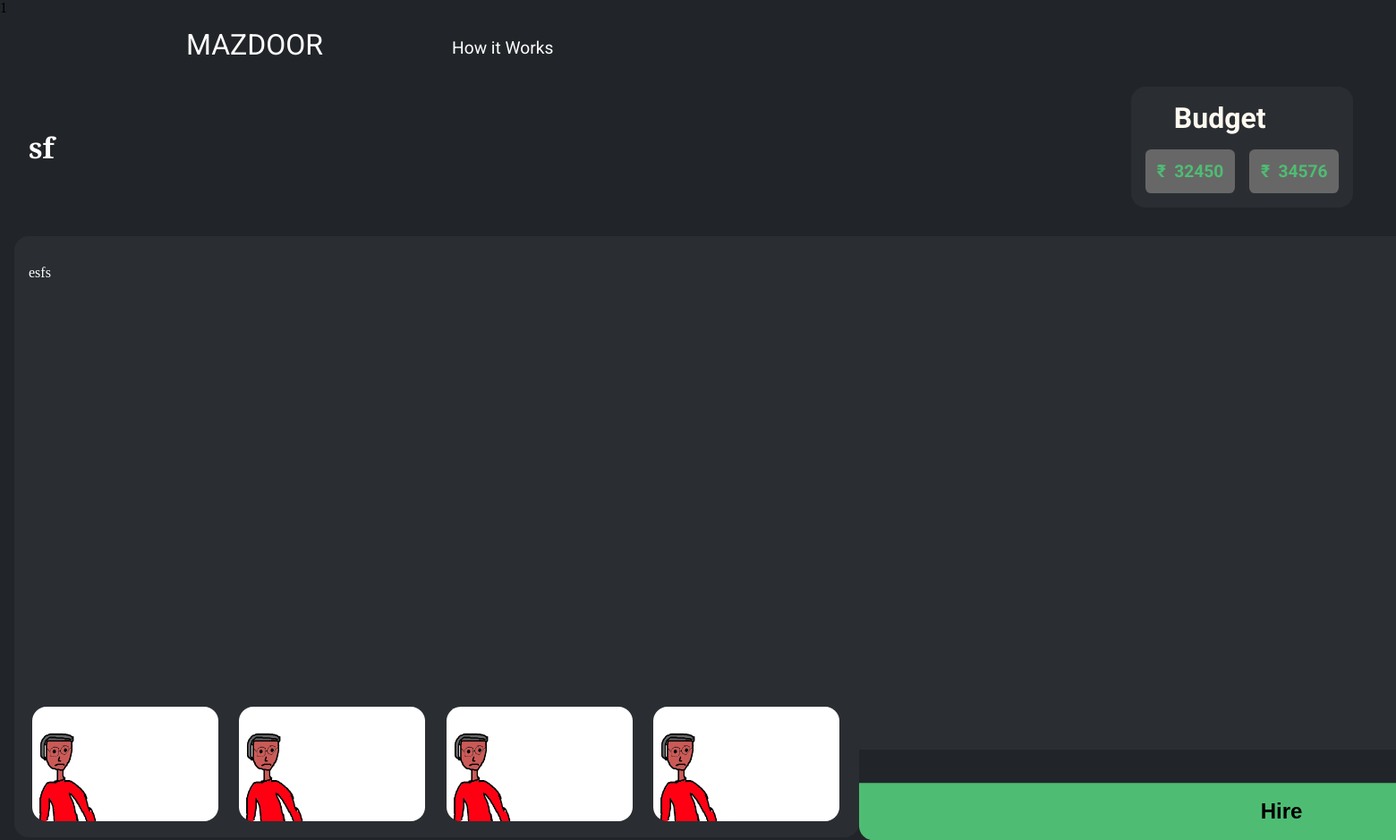
Page /bidding_page_worker.php/?token=1 on the committed database.
### tables this page shows
CREATE TABLE `requesthire` (
  `requesthireid` int(255) NOT NULL,
  `holdername` varchar(65) NOT NULL,
  `shortdics` varchar(65) NOT NULL,
  `longdics` varchar(255) NOT NULL,
  `mintotal` int(18) NOT NULL,
  `maxtotal` int(18) NOT NULL,
  `category` int(11) NOT NULL,
  `descimg1` varchar(255) NOT NULL,
  `descimg2` varchar(255) NOT NULL,
  `descimg3` varchar(255) NOT NULL,
  `descimg4` varchar(255) NOT NULL,
  `hirework` varchar(255) NOT NULL
);

### bidding_page_worker.php (the view, shortened to what this page needs)
<?php
require 'config.php';
$url = (isset($_SERVER['HTTPS']) && $_SERVER['HTTPS'] === 'on' ? "https" : "http") . "://$_SERVER[HTTP_HOST]$_SERVER[REQUEST_URI]";
preg_match('/(token=.+)/', $url, $key_match);
$tokraw = $key_match[0];
$token = preg_replace("/(token=)/", '', $tokraw);
$query = "SELECT * FROM requesthire WHERE requesthireid = '$token'";
$query_run = mysqli_query($conn, $query);
$row = mysqli_fetch_assoc($query_run);
?>
<!DOCTYPE html>
<html lang="en">
<head>
  <link rel="stylesheet" href="../css/bidding_page_worker.css">
</head>
<body>
  <div class="container">
    <nav class="navbar">
      <div class="logo">
        <a href="../index.php" class="logo_link">MAZDOOR</a>
        <ul>
          <li><a href="../how_it_works.html">How it Works</a></li>
        </ul>
      </div>
    </nav>
    <header>
      <h1 class="heading_text">
        <?php echo $row['holdername']; ?>
      </h1>
      <div class="budget_section">
        <h1>Budget</h1>
        <div class="budget_values">
          <p class="budget_from">&#8377; &nbsp;<?php echo $row['mintotal']; ?></p>
          <p class="budget_to">&#8377; &nbsp;<?php echo $row['maxtotal']; ?></p>
        </div>
      </div>
    </header>
    <section>
      <div class="details_container" >
        <div class="andarwalarow">
          <p><?php echo $row['longdics']; ?></p>
          <div class="imgdesc">
            <img src="../uploads/upload5/<?php echo $row['descimg1']; ?>" alt="img1" />
            <img src="../uploads/upload6/<?php echo $row['descimg2']; ?>" alt="img2" />
            <img src="../uploads/upload7/<?php echo $row['descimg3']; ?>" alt="img3" />
            <img src="../uploads/upload8/<?php echo $row['descimg4']; ?>" alt="img4" />
          </div>
        </div>
        <div class="andarwalarow1">
          <form action="#" method="POST">
          <button name="hirebutton" class="hirebutton" type="sumbit">Hire</button>
        </div>
      </div>
    </section>
  </div>
</body>
</html>

### css/bidding_page_worker.css (style rules this page uses)
* { margin: 0; padding: 0; box-sizing: border-box; }
html { font-family: "Playfair Display", serif; background: #212529; }
.container { width: 99vw; height: 100vh; }
li { list-style: none; }
a { text-decoration: none; }
.navbar { font-family: "Roboto", sans-serif; display: flex; justify-content: start; padding: 0.5rem 0 0.5rem 0; background: #212529; z-index: 2; }
.logo_link { font-size: 2rem; margin-right: 8rem; color: #fff; margin-left: 20rem; }
.logo { display: flex; flex-direction: row; align-items: center; transform: translateX(-7rem); }
.logo ul { display: flex; margin-right: 2rem; }
.logo ul li { font-size: 1.2rem; justify-content: space-between; padding: 1rem 1rem 0.5rem 1rem; }
.logo ul li a { color: #fff; }
header { display: flex; justify-content: space-between; background: #212529; padding: 1rem 0 1rem 0; align-items: center; }
header h1 { max-width: 50rem; margin-left: 2rem; }
.heading_text { color: #fff; }
.budget_section { font-family: "Roboto", sans-serif; background: #2a2e32; border-radius: 1rem; padding: 1rem; margin-right: 2rem; }
.budget_section h1 { margin-bottom: 1rem; color: floralwhite; }
.budget_values { display: flex; justify-content: space-between; }
.budget_from, .budget_to { background: rgb(104, 103, 103); border-radius: 0.4rem; padding: 0.8rem; color: #4ebd73; font-weight: 700; font-size: 1.2rem; }
.budget_to { margin-left: 1rem; }
section { display: flex; }
.details_container { display: flex; flex-direction: row; width: 100vw; height: 71.8vh; background: #2a2e32; border-radius: 1rem; margin: 1rem 0 1rem 1rem; color: #fff; }
.details_container p { width: 58rem; height: 30rem; margin-top: 2rem; margin-left: 1rem; overflow: scroll; word-wrap: break-word; }
.imgdesc { background: #2a2e32; border-radius: 1rem; }
.imgdesc img { height: 8rem; width: 13rem; margin: 0.9rem 0 0.9rem 1.22rem; border-radius: 1rem; }
.hirebutton { width: 59rem; height: 4rem; background: #4ebd73; font-size: 1.5rem; font-weight: 600; transform: translateY(38.2rem); border: none; border-bottom-right-radius: 1rem; border-bottom-left-radius: 1rem; }

### rows in the picture
requesthire: holdername "sf", mintotal "32450", maxtotal "34576", longdics "esfs", descimg1 (picture), descimg2 (picture), descimg3 (picture), descimg4 (picture)
